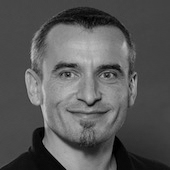
#> input picture img/rank100_98%.tiff, 170 x 170 px; its folder holds only this picture in this run
$ python img_com.py img/rank100_98%.tiff
#> lines starting #> are read from the running program, lines starting #| are printed output that depends on the picture
#!/usr/bin/env python3

from argparse import ArgumentParser
import matplotlib.pyplot as plt
import numpy as np
from PIL import Image
from project import SVD


def main(img_path):
#> called with img_path = 'img/rank100_98%.tiff'
    with Image.open(img_path) as img:
#> img is the input picture: PIL image 170x170 L; min 0, max 195, mean 88
        imggray = img.convert('LA')
        img_matrix = np.array(list(imggray.getdata(band=0)), dtype=np.uint8)
        img_matrix.shape = (imggray.size[1], imggray.size[0])
        img_matrix = np.matrix(img_matrix)
        U, sigma, V = np.linalg.svd(img_matrix)
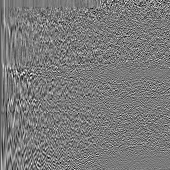
#> U: shape (170, 170) float64; min -0.32, max 0.346, mean -0.000416; drawn with min black and max white
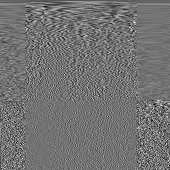
#> V: shape (170, 170) float64; min -0.37, max 0.449, mean -0.00045; drawn with min black and max white
#> sigma = 170 values, max 15933.4 at index 0, min 0.00306 at index 169, mean 230.6
        trace = np.sum(sigma)
#> trace = 39202.4
        ff = 0
        rank = {}

        # print("size", np.size(sigma))
        # print("sum", np.sum(sigma))
        for i in range(np.size(sigma)):
            ff += sigma[i]
            percentage = int((ff / trace)*100)
            # if (percentage in rank):
            #     continue
            if (i == 0 or i % 10 == 9):
                rank[i] = percentage
#> this loop made 170 passes
#> (ff, percentage) on passes 1 to 3: (15933.4, 40), (18781.8, 47), (20948.1, 53)
#> after the loop, ff = 39202.4; rank = 18 items
        # print(rank)
        for k, v in rank.items():
            print(f"rank: {k+1}, percentage: {v}")
            reconstimg = (np.matrix(U[:, :k+1]) *
                          np.diag(sigma[:k+1]) * np.matrix(V[:k+1, :])).astype(np.uint8)
            Image.fromarray(reconstimg).save(
                f"img/rank{k+1}_{v}%.tiff", 'tiff')
#> this loop made 18 passes
#> (k, v) on passes 2 to 13: (9, 69), (19, 80), (29, 86), (39, 89), (49, 92), (59, 94), (69, 96), (79, 97), (89, 98), (99, 99), (109, 99), (119, 99)
#> v on pass 1: 40
#| rank: 1, percentage: 40
#| rank: 10, percentage: 69
#| rank: 20, percentage: 80
#| rank: 30, percentage: 86
#| rank: 40, percentage: 89
#| rank: 50, percentage: 92
#| rank: 60, percentage: 94
#| rank: 70, percentage: 96
#> (further printed lines are left out)
#> pass 1, in main, `reconstimg = (np.matrix(U[:, :k+1]) * np.diag(sigma[:k+1]) * np.matrix..`:
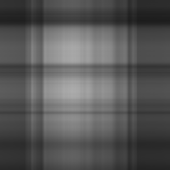
#> reconstimg: shape (170, 170); min 28, max 172, mean 87.1
#> pass 2, in main, `reconstimg = (np.matrix(U[:, :k+1]) * np.diag(sigma[:k+1]) * np.matrix..`:
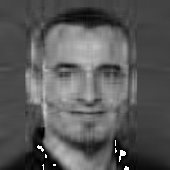
#> reconstimg: shape (170, 170); min 0, max 255, mean 88.5


if __name__ == "__main__":
    parser = ArgumentParser(
        description="Compress an image and save outputs in img directory, using SVD")
    parser.add_argument("image_path",
                        type=str,
                        metavar='<image path>', help='Image path')
    args = parser.parse_args()

main(args.image_path)
